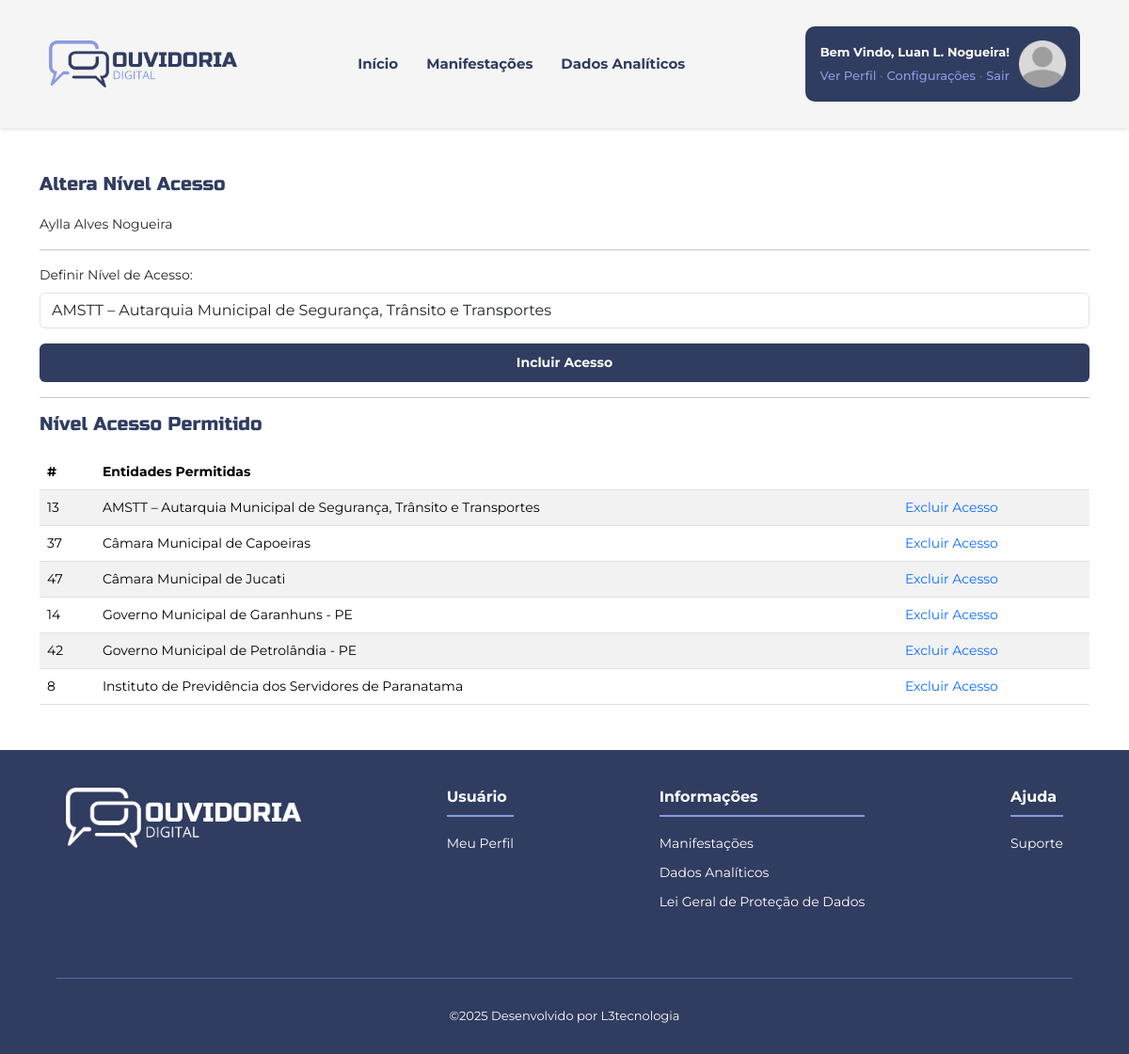
The app's page /painel_adm/altera_nivel_acesso.php?id=2 (signed in) with its own data.
### tables this page shows
CREATE TABLE `tb_usuario_adm` (
  `id` int(11) NOT NULL,
  `usuario` varchar(200) NOT NULL,
  `cpf` varchar(15) NOT NULL,
  `senha` text NOT NULL,
  `email` varchar(200) NOT NULL,
  `nivel_acesso` varchar(2) NOT NULL,
  `status_atividade` varchar(1) NOT NULL
);

CREATE TABLE `tb_nivel_acesso` (
  `id` int(11) NOT NULL,
  `id_usuario_adm` int(11) NOT NULL,
  `id_entidade` int(11) NOT NULL,
  `status_ativo` varchar(1) NOT NULL
);

CREATE TABLE `tb_entidades` (
  `id_entidade` int(11) NOT NULL,
  `nome_entidade` varchar(200) NOT NULL,
  `email_entidade` varchar(200) NOT NULL,
  `telefone_entidade` varchar(20) NOT NULL,
  `id_portal_entidade` int(11) NOT NULL
);

### painel_adm/model/UsuarioAdmModel.php (called while the page is built, shortened)
<?php
require_once 'ConexaoModel.php';
class UsuarioAdm
{
    private $conexao;
    public function __construct()
    {
        $this->conexao = new Conexao;
    }
    public function chama_usuario($id)
    {
        $query = "SELECT usuario, cpf, email, nivel_acesso, status_atividade FROM tb_usuario_adm WHERE id = :id";
        try {
            $conn = $this->conexao->Conectar();
            $stmt = $conn->prepare($query);
            $stmt->bindValue(':id', $id);
            $stmt->execute();
            return $stmt->fetch(PDO::FETCH_ASSOC);
        } catch (PDOException $e) {
            throw new Exception('Erro chamar o usuários: ' . $e->getMessage());
        }
    }
}

### painel_adm/model/ConexaoModel.php (called while the page is built)
<?php
class Conexao {
    private $host = "br1048.hostgator.com.br";
    private $dbnome = "l3tecn91_ouvidoriaweb";
    private $usuariodb = "l3tecn91_ouvidoriaweb";
    private $senha = "0admdesenv0";
    public function Conectar(){
        try {
            $conexao = new PDO(
                "mysql:host=$this->host;
                       dbname=$this->dbnome",
                       "$this->usuariodb",
                       "$this->senha",
                       [
                           PDO::MYSQL_ATTR_INIT_COMMAND => "SET NAMES utf8",
                           PDO::ATTR_ERRMODE => PDO::ERRMODE_EXCEPTION,
                           PDO::ATTR_DEFAULT_FETCH_MODE => PDO::FETCH_ASSOC
                       ]
            );
            return $conexao;
        }
        catch (PDOException $e){
            echo '<p>' .$e->getMessage() . ' </p>';
        }
    }
}

### painel_adm/model/NivelAcessoModel.php (called while the page is built, shortened)
<?php
require_once 'ConexaoModel.php';
class NivelAcessoAdm {
    private $conn;
    public function __construct()
    {
        $this->conexao = new Conexao;
        $this->conn = $this->conexao->Conectar();
    }
    public function consulta_nivel_acesso($id)
    {
        $query = "SELECT na.id_entidade, e.nome_entidade, e.id_entidade FROM tb_nivel_acesso na JOIN tb_entidades e ON e.id_entidade = na.id_entidade WHERE na.id_usuario_adm = :id ORDER BY e.nome_entidade ASC";
        $stmt = $this->conn->prepare($query);
        $stmt->bindValue(':id', $id);
        $stmt->execute();
        return $stmt->fetchAll(PDO::FETCH_ASSOC);
    }
    public function nivel_acesso_adm()
    {
        $query = "SELECT id_entidade, nome_entidade, id_portal_entidade FROM tb_entidades ORDER BY nome_entidade ASC";
        $stmt = $this->conn->prepare($query);
        $stmt->execute();
        return $stmt->fetchAll(PDO::FETCH_ASSOC);
    }
}

### painel_adm/altera_nivel_acesso.php (the view, shortened to what this page needs)
<?php
require 'controladores/header.php';
require 'model/UsuarioAdmModel.php';
require 'model/NivelAcessoModel.php';
$UsuarioAdm = new UsuarioAdm;
$id = $_GET['id'] ?? '';
$usuario = $UsuarioAdm->chama_usuario($id);
$nivel_acesso = new NivelAcessoAdm;
$nivel_acesso_adm = $nivel_acesso->nivel_acesso_adm();
$nivel_acesso_usuario = '';
if ($usuario['nivel_acesso'] === 'U') {
    $nivel_acesso_usuario = $nivel_acesso->consulta_nivel_acesso($id);
}
?>
<div class="container my-5">
    <div class="solicitacoes-titlo">
        <h5>Altera Nível Acesso</h5>
    </div>
    <?php if ($usuario['nivel_acesso'] === 'U') { ?>
        <?php if ($_SESSION['nivel_acesso'] === 'A') { ?>
            <?php if (empty($id) || $usuario === null) { ?>
                <p>Usuário não existe</p><br>
                <a href="configuracoes.php">Retornar</a>
            <?php } elseif ($usuario == false) { ?>
                <p>Usuário não existe</p><br>
                <a href="configuracoes.php">Retornar</a>
            <?php } else { ?>
                <?= $usuario['usuario'] ?>
                <form action="provedores/incluir_nivel_acesso.php" method="post">
                    <hr>
                    <div class="col-xxl-12 col-lg-12 col-sm-12" id="nivelAcessoDiv">
                        <label class="form-label" for="email">Definir Nível de Acesso:</label>
                        <select class="form-control" name="nivel_acesso" id="acesso2">
                            <?php foreach ($nivel_acesso_adm as $entidade) { ?>
                                <option value="<?= $entidade['id_entidade'] ?>">
                                    <?= $entidade['nome_entidade'] ?>
                                </option>
                            <?php } ?>
                        </select>
                    </div>
                    <button class="btn1 btn-primary btn mt-3" type="submit">Incluir Acesso</button>
                </form>
                <hr>
                <div class="solicitacoes-titlo">
                    <h5>Nível Acesso Permitido</h5>
                </div>
                <div>
                    <table class="table table-striped sua-tabela" id="myTable">
                        <thead>
                            <tr>
                                <th>#</th>
                                <th>Entidades Permitidas</th>
                                <th></th>
                            </tr>
                        </thead>
                        <tbody>
                            <?php foreach ($nivel_acesso_usuario as $n) { ?>
                                <tr>
                                    <td><?= $n['id_entidade'] ?></td>
                                    <td><?= $n['nome_entidade'] ?></td>
                                    <td><a href="provedores/excluir_nivel_acesso.php?id_entidade=<?= $n['id_entidade']?>&&id_usuario=<?=$id?>">Excluir Acesso</a></td>
                                </tr>
                            <?php } ?>
                        </tbody>
                    </table>
                </div>
            <?php } ?>
        <?php } else { ?>
            <p>Não Autorizado ou esse usuário não existe</p><br>
            <a href="configuracoes.php">Retornar</a>
        <?php } ?>
    <?php } else { ?>
        <p>Este usuário já é um administrador! Altere o status dele para definir um nivel de acesso</p><br>
        <a href="editar_usuario.php?id=<?= $_GET['id'] ?>">Alterar Status</a>
    <?php } ?>
</div>
<?php include_once 'controladores/Footer.php' ?>

### painel_adm/controladores/header.php (shortened to what this page needs)
<!doctype html>
<html lang="pt-br">
<head>
    <link rel="stylesheet" href="https://cdn.datatables.net/2.0.3/css/dataTables.dataTables.css">
    <link href="https://cdn.jsdelivr.net/npm/bootstrap@5.3.3/dist/css/bootstrap.min.css" rel="stylesheet">
    <link rel="stylesheet" href="https://unpkg.com/leaflet@1.9.4/dist/leaflet.css"
 />
    <link rel="stylesheet" href="../assets/css/style.css">
</head>
<main>
    <body>
        <header>
            <nav class="nav_controller navbar d-none d-lg-block d-xl-block d-xxl-block">
                <div class="container-fluid">
                    <div class="menu">
                        <div class="">
                            <a href="dados_analiticos.php"><img src="../assets/images/logo.png" width="200px" alt="Ouvidoria Web"></a>
                        </div>
                        <div class="menu-opcoes cont_sessao2">
                            <span class="spanPersonal">
                                <strong><a class="aPersonal" href="dados_analiticos.php">Início</a></strong>
                            </span>
                            <span class="spanPersonal">
                                <strong><a class="aPersonal" href="minhas_manifestacoes.php#main">Manifestações</a></strong>
                            </span>
                            <span class="spanPersonal">
                                <strong><a class="aPersonal" href="dados_analiticos.php">Dados Analíticos</a></strong>
                            </span>
                        </div>
                        <div class="menu-box-user">
                            <div class="menu-dados-user">
                                <div class="cont_sessao">
                                    Bem Vindo, <?= $_SESSION['nome'] ?>!
                                </div>
                                <div class="cont_sessao2">
                                    <a href="perfil.php">Ver Perfil</a> • <a href="configuracoes.php">Configurações</a> • <a href="sair.php">Sair </a>
                                </div>
                            </div>
                            <div class="menu-box-user2">
                                <img src="../assets/images/avatar.png" alt="User" width="50px" height="50px" class="img_user">
                            </div>
                        </div>
                    </div>
                </div>
            </nav>
        </header>

### painel_adm/controladores/footer.php (shortened to what this page needs)
<footer class="mt-5">
    <div class="footer">
        <div class="footer-logo">
            <img src="../assets/images/logo_branca.png" alt="Ouvidoria Web">
        </div>
        <div class="footer-links">
            <h5>Usuário</h5>
            <a href="perfil.php">Meu Perfil</a></li>
        </div>
        <div class="footer-links">
            <h5>Informações</h5>
            <a href="minhas_manifestacoes.php">Manifestações</a>
            <a href="dados_analiticos.php#main">Dados Analíticos</a>
            <a target="_blank" href="https://www.planalto.gov.br/ccivil_03/_ato2015-2018/2018/lei/l13709.htm">Lei Geral de Proteção de Dados</a>
        </div>
        <div class="footer-links">
            <h5>Ajuda</h5>
            <a target="_blank" href="suporte.php">Suporte</a>
        </div>
    </div>
    <div class="copyright">
        &copy;<?= date('Y') ?> Desenvolvido por L3tecnologia
    </div>
</footer>
</main>
</body>
</html>

### assets/css/style.css (style rules this page uses)
* { margin: 0; padding: 0; box-sizing: border-box; list-style: none; text-decoration: none !important; transition: all 0.3s; }
:root { --cor-primaria: #303c60; --cor-secundaria: #8a9ade; --cor-branca: #ffffff; --cor-bg: #ecf5fb; --cor-cinza: #9e9e9f; --cor-cinza-light: #d9d9d9; --cor-cinza-light2: #f5f5f5; --cor-cinza-dark: #5f5f5f; --cor-amarela: #e9b91a; --cor-lilas: #d8217b; --cor-laranja: #ff7f17; --cor-vermelha: #f72627; --cor-verde: #007833; --cor-azul: #0081f7; --font-titulo: "Russo One", sans-serif; --font-texto: "Montserrat", sans-serif; }
.btn { font-family: var(--font-texto); font-size: 14px; font-weight: 700; color: var(--cor-branca); border: none; padding: 10px 20px; cursor: pointer; width: 100%; }
.btn-primary { background-color: var(--cor-primaria); }
body { font-family: var(--font-texto); font-size: 14px; }
header { background-color: var(--cor-cinza-light2); box-shadow: 0 2px 4px rgba(0, 0, 0, 0.1); }
.menu { display: flex; justify-content: space-between; align-items: center; padding: 20px 40px; background-color: var(--cor-cinza-light2); width: 100%; }
.menu-opcoes { display: flex; gap: 30px; }
.aPersonal { color: var(--cor-primaria); font-family: var(--font-texto); font-size: 15px; }
.menu-box-user { display: flex; align-items: center; gap: 10px; background-color: var(--cor-primaria); padding: 15px; border-radius: 10px; }
.menu-dados-user { display: flex; flex-direction: column; gap: 5px; text-align: right; }
.cont_sessao { font-size: 13px; color: var(--cor-branca); font-weight: 700; }
.cont_sessao2 { font-size: 13px; color: var(--cor-cinza-dark); font-weight: 500; }
.cont_sessao2 > a { color: var(--cor-secundaria); }
.footer { display: flex; justify-content: space-between; align-items: start; gap: 20px; padding: 40px 70px; background-color: var(--cor-primaria); color: var(--cor-branca); font-size: 12px; }
.footer-logo { display: flex; justify-content: center; align-items: start; width: 250px; }
.footer-logo img { width: 100%; }
.footer-links { display: flex; flex-direction: column; gap: 10px; }
.footer-links h5 { color: var(--cor-branca); font-size: 16px; font-weight: 700; }
.footer-links h5::after { content: ""; display: block; width: 100%; height: 2px; background-color: var(--cor-secundaria); margin-top: 10px; }
.footer-links a { color: var(--cor-branca); font-size: 14px; font-weight: 400; }
.copyright { display: flex; flex-direction: column; justify-content: center; align-items: center; padding: 30px 0; background-color: var(--cor-primaria); color: var(--cor-branca); font-size: 13px; }
.copyright::before { content: ""; display: block; width: 90%; height: 1px; background-color: var(--cor-secundaria); margin-bottom: 30px; opacity: 0.5; }
.solicitacoes-titlo h5 { font-size: 20px; color: var(--cor-primaria); font-family: var(--font-titulo); font-weight: 400; margin-bottom: 20px; }

### records on screen
tb_usuario_adm: usuario "Aylla Alves Nogueira"
tb_nivel_acesso: id_entidade.id_entidade "13", id_entidade.nome_entidade "AMSTT – Autarquia Municipal de Segurança, Trânsito e Transportes"
tb_nivel_acesso: id_entidade.id_entidade "37", id_entidade.nome_entidade "Câmara Municipal de Capoeiras"
tb_nivel_acesso: id_entidade.id_entidade "47", id_entidade.nome_entidade "Câmara Municipal de Jucati"
tb_nivel_acesso: id_entidade.id_entidade "14", id_entidade.nome_entidade "Governo Municipal de Garanhuns - PE"
tb_nivel_acesso: id_entidade.id_entidade "42", id_entidade.nome_entidade "Governo Municipal de Petrolândia - PE"
tb_nivel_acesso: id_entidade.id_entidade "8", id_entidade.nome_entidade "Instituto de Previdência dos Servidores de Paranatama"

### other values on screen
$_SESSION['nome'] "Luan L. Nogueira"
form field nivel_acesso "AMSTT – Autarquia Municipal de Segurança, Trânsito e Transportes"
